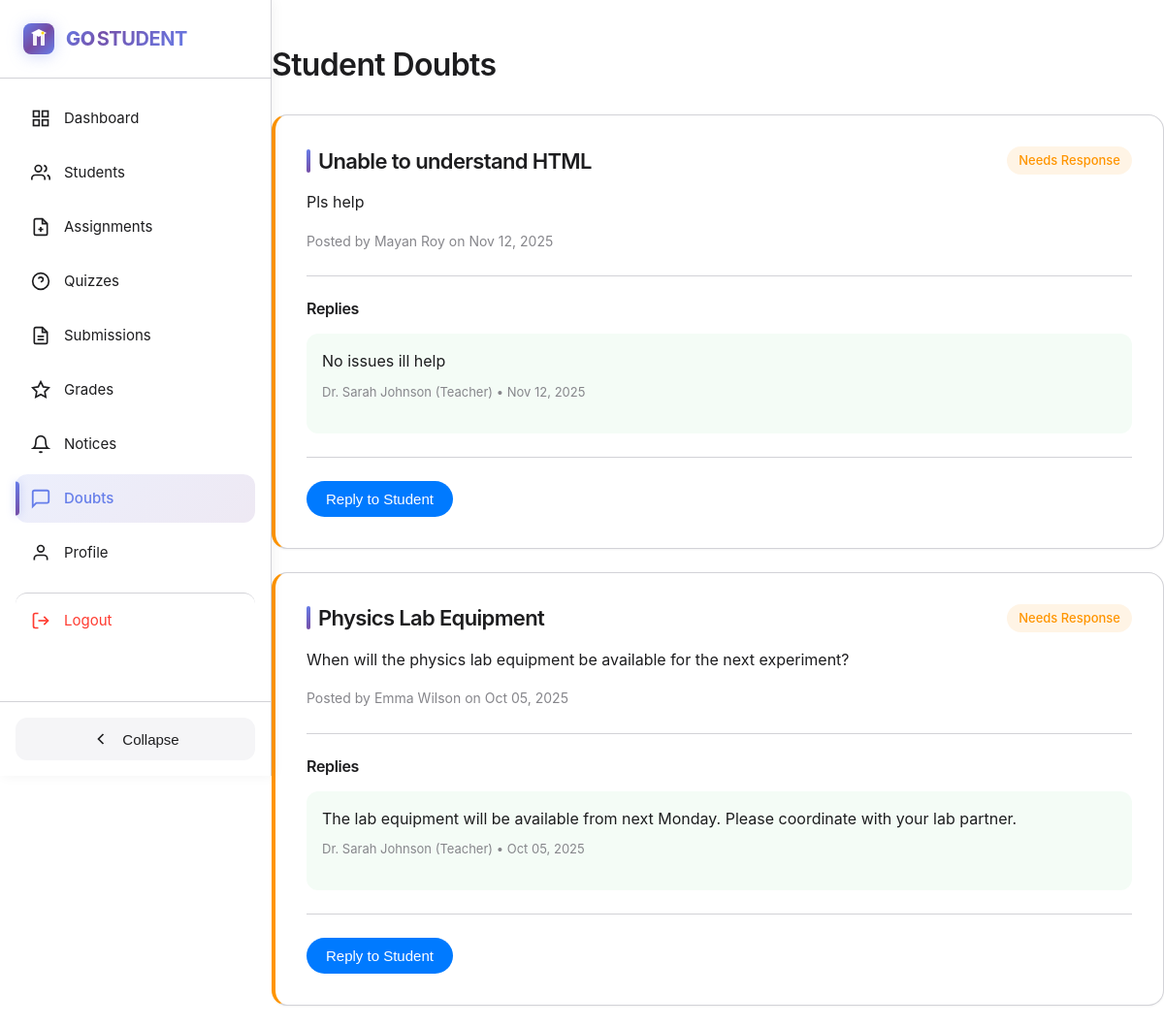
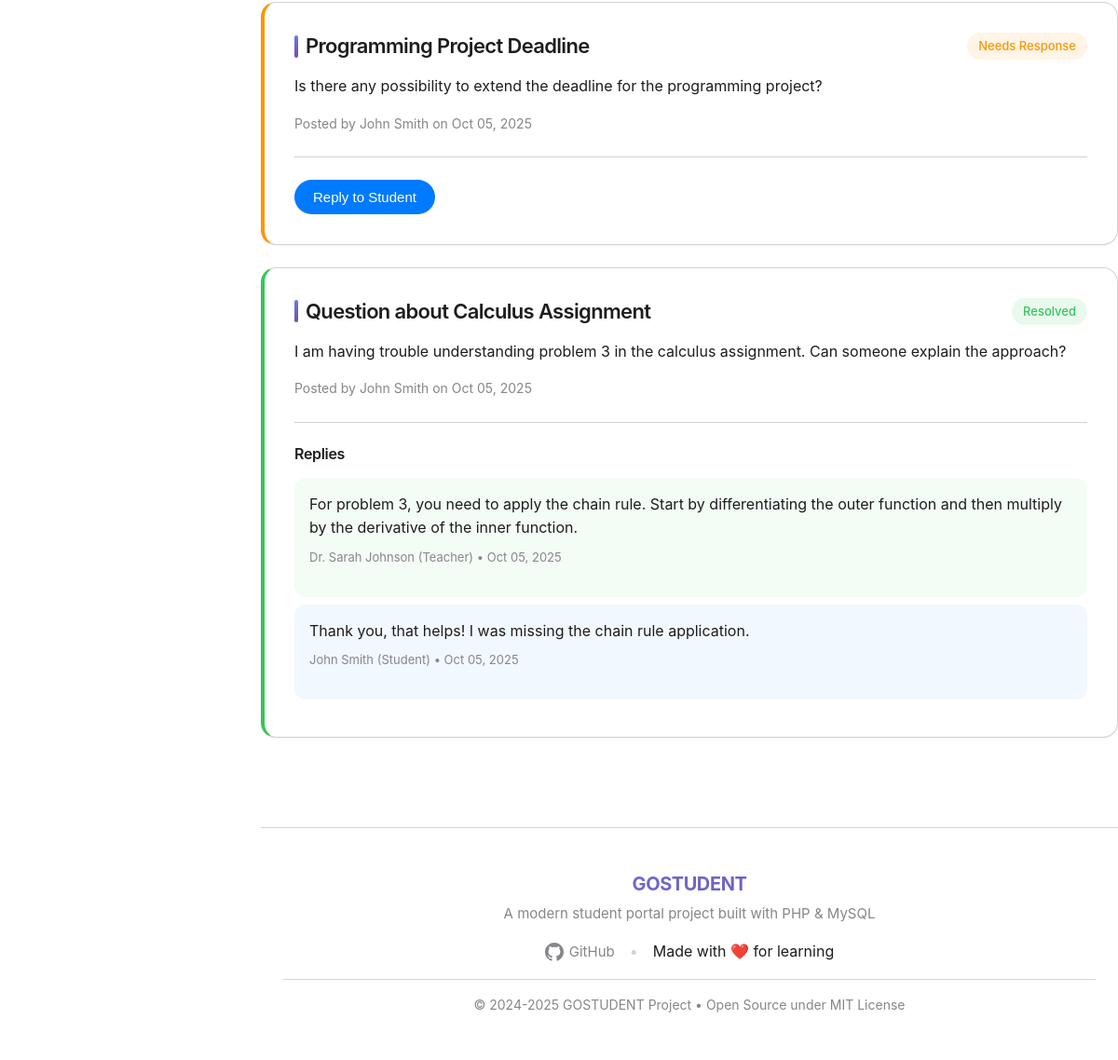
The page /pages/teacher/doubts.php (signed in) on the database its author committed (2 pictures, top to bottom).
### tables this page shows
CREATE TABLE `doubts` (
  `id` int(11) NOT NULL,
  `title` varchar(255) NOT NULL,
  `content` text NOT NULL,
  `student_id` int(11) NOT NULL,
  `resolved` tinyint(1) DEFAULT 0,
  `created_at` timestamp NOT NULL DEFAULT current_timestamp(),
  `updated_at` timestamp NOT NULL DEFAULT current_timestamp() ON UPDATE current_timestamp()
);

CREATE TABLE `users` (
  `id` int(11) NOT NULL,
  `username` varchar(50) NOT NULL,
  `password` varchar(255) NOT NULL,
  `role` enum('student','teacher') NOT NULL,
  `name` varchar(100) NOT NULL,
  `email` varchar(100) NOT NULL,
  `phone` varchar(20) DEFAULT NULL,
  `address` text DEFAULT NULL,
  `dob` date DEFAULT NULL,
  `profile_picture` varchar(255) DEFAULT NULL,
  `created_at` timestamp NOT NULL DEFAULT current_timestamp(),
  `updated_at` timestamp NOT NULL DEFAULT current_timestamp() ON UPDATE current_timestamp()
);

CREATE TABLE `doubt_replies` (
  `id` int(11) NOT NULL,
  `doubt_id` int(11) NOT NULL,
  `user_id` int(11) NOT NULL,
  `role` enum('student','teacher') NOT NULL,
  `content` text NOT NULL,
  `created_at` timestamp NOT NULL DEFAULT current_timestamp()
);

### pages/teacher/doubts.php (the view, shortened to what this page needs)
<?php
require_once '../../includes/header.php';
?>
<h2 class="mb-xl">Student Doubts</h2>
<div class="row">
    <div class="col col-12">
        <?php
        $stmt = $pdo->prepare("SELECT d.*, u.name AS student_name
                               FROM doubts d
                               JOIN users u ON d.student_id = u.id
                               ORDER BY d.resolved ASC, d.created_at DESC");
        $stmt->execute();
        while ($doubt = $stmt->fetch()) {
            echo '<div class="card mb-lg" style="border-left: 4px solid ' . ($doubt['resolved'] ? 'var(--color-success)' : 'var(--color-warning)') . ';">';
            echo '<div class="card-content">';
            echo '<div class="flex justify-between items-center mb-md">';
            echo '<h3 class="card-title" style="margin: 0;">' . htmlspecialchars($doubt['title']) . '</h3>';
            if ($doubt['resolved']) {
                echo '<span class="badge badge-success">Resolved</span>';
            } else {
                echo '<span class="badge badge-warning">Needs Response</span>';
            }
            echo '</div>';
            echo '<p class="mb-md">' . htmlspecialchars($doubt['content']) . '</p>';
            echo '<p class="text-muted" style="font-size: 0.875rem;">Posted by ' . htmlspecialchars($doubt['student_name']) . ' on ' . date('M d, Y', strtotime($doubt['created_at'])) . '</p>';
            $replyStmt = $pdo->prepare("SELECT dr.*, u.name AS user_name
                                        FROM doubt_replies dr
                                        JOIN users u ON dr.user_id = u.id
                                        WHERE dr.doubt_id = ?
                                        ORDER BY dr.created_at");
            $replyStmt->execute([$doubt['id']]);
            $replies = $replyStmt->fetchAll();
            if ($replies) {
                echo '<div style="margin-top: var(--spacing-lg); padding-top: var(--spacing-lg); border-top: 1px solid var(--color-border);">';
                echo '<h4 class="mb-md" style="font-size: 1rem;">Replies</h4>';
                foreach ($replies as $reply) {
                    $bgColor = $reply['role'] === 'student' ? 'rgba(0, 122, 255, 0.05)' : 'rgba(52, 199, 89, 0.05)';
                    echo '<div style="background: ' . $bgColor . '; padding: var(--spacing-md); border-radius: var(--radius-md); margin-bottom: var(--spacing-sm);">';
                    echo '<p class="mb-sm">' . htmlspecialchars($reply['content']) . '</p>';
                    echo '<p class="text-muted" style="font-size: 0.8125rem;">';
                    echo htmlspecialchars($reply['user_name']) . ' (' . ucfirst($reply['role']) . ') • ' . date('M d, Y', strtotime($reply['created_at']));
                    echo '</p>';
                    echo '</div>';
                }
                echo '</div>';
            }
            echo '</div>';
            if (!$doubt['resolved']) {
                echo '<div class="card-action">';
                echo '<button onclick="openModal(\'replyModal' . $doubt['id'] . '\')" class="btn btn-primary">Reply to Student</button>';
                echo '</div>';
            }
            echo '</div>';
        }
        ?>
    </div>
</div>
<?php require_once '../../includes/footer.php'; ?>

### assets/css/apple-theme.css (style rules this page uses)
:root { --color-background: #ffffff; --color-foreground: #1d1d1f; --color-card: #ffffff; --color-card-foreground: #1d1d1f; --color-primary: #007aff; --color-primary-foreground: #ffffff; --color-secondary: #f5f5f7; --color-secondary-foreground: #1d1d1f; --color-muted: #f5f5f7; --color-muted-foreground: #86868b; --color-accent: #f5f5f7; --color-accent-foreground: #1d1d1f; --color-destructive: #ff3b30; --color-destructive-foreground: #ffffff; --color-success: #34c759; --color-warning: #ff9500; --color-border: #d2d2d7; --color-input: #f5f5f7; --color-ring: #007aff; --shadow-sm: 0 1px 2px 0 rgba(0, 0, 0, 0.05); --shadow-md: 0 4px 6px -1px rgba(0, 0, 0, 0.1), 0 2px 4px -1px rgba(0, 0, 0, 0.06); --shadow-lg: 0 10px 15px -3px rgba(0, 0, 0, 0.1), 0 4px 6px -2px rgba(0, 0, 0, 0.05); --shadow-xl: 0 20px 25px -5px rgba(0, 0, 0, 0.1), 0 10px 10px -5px rgba(0, 0, 0, 0.04); --radius-sm: 8px; --radius-md: 12px; --radius-lg: 16px; --radius-xl: 20px; --radius-full: 9999px; --font-sans: -apple-system, BlinkMacSystemFont, "SF Pro Display", "Segoe UI", Roboto, "Helvetica Neue", Arial, sans-serif; --font-mono: "SF Mono", Monaco, "Cascadia Code", "Courier New", monospace; --spacing-xs: 4px; --spacing-sm: 8px; --spacing-md: 16px; --spacing-lg: 24px; --spacing-xl: 32px; --spacing-2xl: 48px; --transition-fast: 150ms cubic-bezier(0.4, 0, 0.2, 1); --transition-base: 250ms cubic-bezier(0.4, 0, 0.2, 1); --transition-slow: 350ms cubic-bezier(0.4, 0, 0.2, 1); }
* { margin: 0; padding: 0; box-sizing: border-box; }
html { -webkit-font-smoothing: antialiased; -moz-osx-font-smoothing: grayscale; text-rendering: optimizeLegibility; }
body { font-family: var(--font-sans); background-color: var(--color-background); color: var(--color-foreground); line-height: 1.6; font-size: 16px; transition: background-color var(--transition-base), color var(--transition-base); }
h1, h2, h3, h4, h5, h6 { font-weight: 600; line-height: 1.2; letter-spacing: -0.02em; color: var(--color-foreground); }
h2 { font-size: 2rem; }
h3 { font-size: 1.75rem; }
h4 { font-size: 1.5rem; }
p { margin-bottom: var(--spacing-md); color: var(--color-foreground); }
body { display: flex; min-height: 100vh; }
.card { background: var(--color-card); border: 1px solid var(--color-border); border-radius: var(--radius-lg); padding: var(--spacing-xl); box-shadow: var(--shadow-sm); transition: all var(--transition-base); overflow: hidden; }
.card-title { font-size: 1.375rem; font-weight: 600; margin-bottom: var(--spacing-lg); color: var(--color-foreground); letter-spacing: -0.03em; display: flex; align-items: center; gap: var(--spacing-sm); }
.card-title::before { content: ''; width: 4px; height: 24px; background: linear-gradient(135deg, #667eea 0%, #764ba2 100%); border-radius: 2px; }
.card-content { color: var(--color-foreground); }
.card-action { margin-top: var(--spacing-lg); padding-top: var(--spacing-lg); border-top: 1px solid var(--color-border); display: flex; gap: var(--spacing-sm); flex-wrap: wrap; }
.btn { display: inline-flex; align-items: center; justify-content: center; gap: var(--spacing-sm); padding: 10px 20px; border-radius: var(--radius-full); font-size: 0.9375rem; font-weight: 500; border: none; cursor: pointer; transition: all var(--transition-fast); text-decoration: none; white-space: nowrap; }
.btn-primary { background-color: var(--color-primary); color: var(--color-primary-foreground); }
.badge { display: inline-flex; align-items: center; padding: 4px 12px; border-radius: var(--radius-full); font-size: 0.8125rem; font-weight: 500; white-space: nowrap; }
.badge-success { background-color: rgba(52, 199, 89, 0.1); color: var(--color-success); }
.badge-warning { background-color: rgba(255, 149, 0, 0.1); color: var(--color-warning); }
.row { display: flex; flex-wrap: wrap; margin: 0 calc(var(--spacing-md) * -1); }
.col { flex: 1; padding: 0 var(--spacing-md); margin-bottom: var(--spacing-lg); }
.col-12 { flex: 0 0 100%; max-width: 100%; }
.text-muted { color: var(--color-muted-foreground); }
.mb-sm { margin-bottom: var(--spacing-sm); }
.mb-md { margin-bottom: var(--spacing-md); }
.mb-lg { margin-bottom: var(--spacing-lg); }
.mb-xl { margin-bottom: var(--spacing-xl); }
.flex { display: flex; }
.items-center { align-items: center; }
.justify-between { justify-content: space-between; }

### rows shown on the page
doubts: title "Unable to understand HTML", resolved "Needs Response", content "Pls help", student.name "Mayan Roy", created_at "Nov 12, 2025"
doubt_replies: content "No issues ill help", user.name "Dr. Sarah Johnson", role "Teacher", created_at "Nov 12, 2025"
doubts: title "Physics Lab Equipment", resolved "Needs Response", content "When will the physics lab equipment be available for the next experiment?", student.name "Emma Wilson", created_at "Oct 05, 2025"
doubt_replies: content "The lab equipment will be available from next Monday. Please coordinate with your lab partner.", user.name "Dr. Sarah Johnson", role "Teacher", created_at "Oct 05, 2025"
doubts: title "Programming Project Deadline", resolved "Needs Response", content "Is there any possibility to extend the deadline for the programming project?", student.name "John Smith", created_at "Oct 05, 2025"
doubts: title "Question about Calculus Assignment", resolved "Resolved", content "I am having trouble understanding problem 3 in the calculus assignment. Can someone explain the approach?", student.name "John Smith", created_at "Oct 05, 2025"
doubt_replies: content "For problem 3, you need to apply the chain rule. Start by differentiating the outer function and then multiply by the derivative of the inner function.", user.name "Dr. Sarah Johnson", role "Teacher", created_at "Oct 05, 2025"
doubt_replies: content "Thank you, that helps! I was missing the chain rule application.", user.name "John Smith", role "Student", created_at "Oct 05, 2025"
